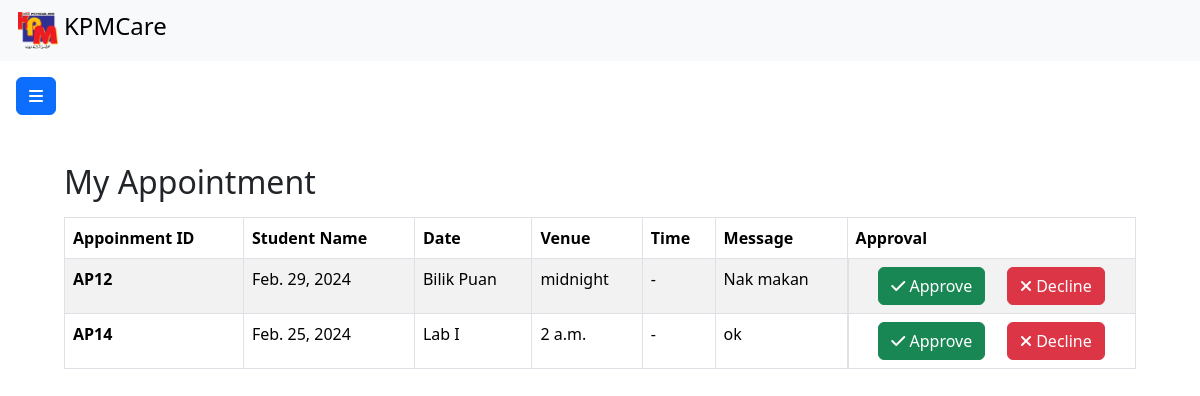
The page /intervention/lecturer/myAppointment/pending/l11 on the database its author committed.
### intervention/models.py (models this page shows)
class Appointment(models.Model):
    mentor = models.ForeignKey(Mentor, on_delete=models.CASCADE)
    student = models.ForeignKey(Student, on_delete=models.CASCADE)
    appointmentDate = models.DateField()
    venue = models.CharField(max_length=100)
    time = models.TimeField()
    description = models.TextField(blank=True, null=True, default="-")
    purpose = models.TextField(blank=True, null=True, default="-")
    status = models.CharField(max_length=8, default="Pending...")

### intervention/views.py (the view)
# urls.py: path("lecturer/myAppointment/pending/<str:mentorId>", views.viewPendingApp, name="Pending"),
def viewPendingApp(request, mentorId):
    lecturer = Mentor.objects.get(mentorId=mentorId)
    pendingApp=Appointment.objects.filter(mentor=mentorId).values
    mentorDetails = Mentor.objects.all().values
    pending = {
        'lecturerDetails': lecturer,
        'pendingApp':pendingApp
    }
    return render(request, "appointmentPending.html", pending)

### intervention/templates/appointmentPending.html (shortened to what this page needs)
{% load static%}
<!DOCTYPE html>
<html lang="en>
<head>
    <meta charset=" utf-8">
<link href="https://cdn.jsdelivr.net/npm/bootstrap@5.3.2/dist/css/bootstrap.min.css" rel="stylesheet"
>
<link rel="stylesheet" href="{% static 'style.css'%}">
</head>
<body>
    <nav class="navbar bg-body-tertiary">
        <div class="container-fluid">
            <span class="navbar-brand my-nav mb-0 h1">
                <img src="{% static 'assets/LogoKPM.png' %}" alt="" width="40">
                <h4>KPMCare</h4>
            </span>
        </div>
    </nav>
    <main>
        <button class="btn btn-primary" type="button" data-bs-toggle="offcanvas" data-bs-target="#leftOffcanvas"
            aria-controls="leftOffcanvas">
            <i class="fa-solid fa-bars"></i>
        </button>
        <div class="content">
            <div class="title-header mb-2 mt-5">
                <h2>My Appointment</h2>
            </div>
            <table class="table table-striped table-hover table-bordered">
                <thead>
                    <tr>
                        <th scope="col">Appoinment ID</th>
                        <th scope="col">Student Name</th>
                        <th scope="col">Date</th>
                        <th scope="col">Venue</th>
                        <th scope="col">Time</th>
                        <th scope="col">Message</th>
                        <th scope="col">Approval</th>
                    </tr>
                </thead>
                <tbody>
                    {% for appointment in pendingApp %}
                    {% if appointment.status == "Pending..."%}
                    <tr>
                        <th scope="row">AP{{ appointment.id }}</th>
                        <td>{{ appointment.appointmentDate }}</td>
                        <td>{{ appointment.venue }}</td>
                        <td>{{ appointment.time }}</td>
                        <td>{{ appointment.description }}</td>
                        <td>{{ appointment.purpose }}</td>
                        <td class="d-flex justify-content-evenly">
                            <a type="button" href="{% url 'success' appointment.id lecturerDetails.mentorId %}" class="btn btn-success mr-2"><i class="fas fa-check"></i> Approve</a>
                            <a type="button" href="{% url 'reject' appointment.id lecturerDetails.mentorId %}" class="btn btn-danger"><i class="fas fa-times"></i> Decline</a>
                        </td>
                    </tr>
                    {%endif%}
                    {% endfor %}
                </tbody>
            </table>
        </div>
    </main>
</body>
</html>

### intervention/static/style.css (style rules this page uses)
.my-nav { display: flex; flex-direction: row; gap: 0.3em; padding: 0.2em 0.3em; }
main { padding: 1em; }
main .title-header { display: flex; flex-direction: row; width: 100%; justify-content: start; }
.content { margin: 3em; }

### rows shown on the page
Appointment: id "12", appointmentDate "Feb. 29, 2024", venue "Bilik Puan", time "midnight", description "-", purpose "Nak makan"
Appointment: id "14", appointmentDate "Feb. 25, 2024", venue "Lab I", time "2 a.m.", description "-", purpose "ok"
